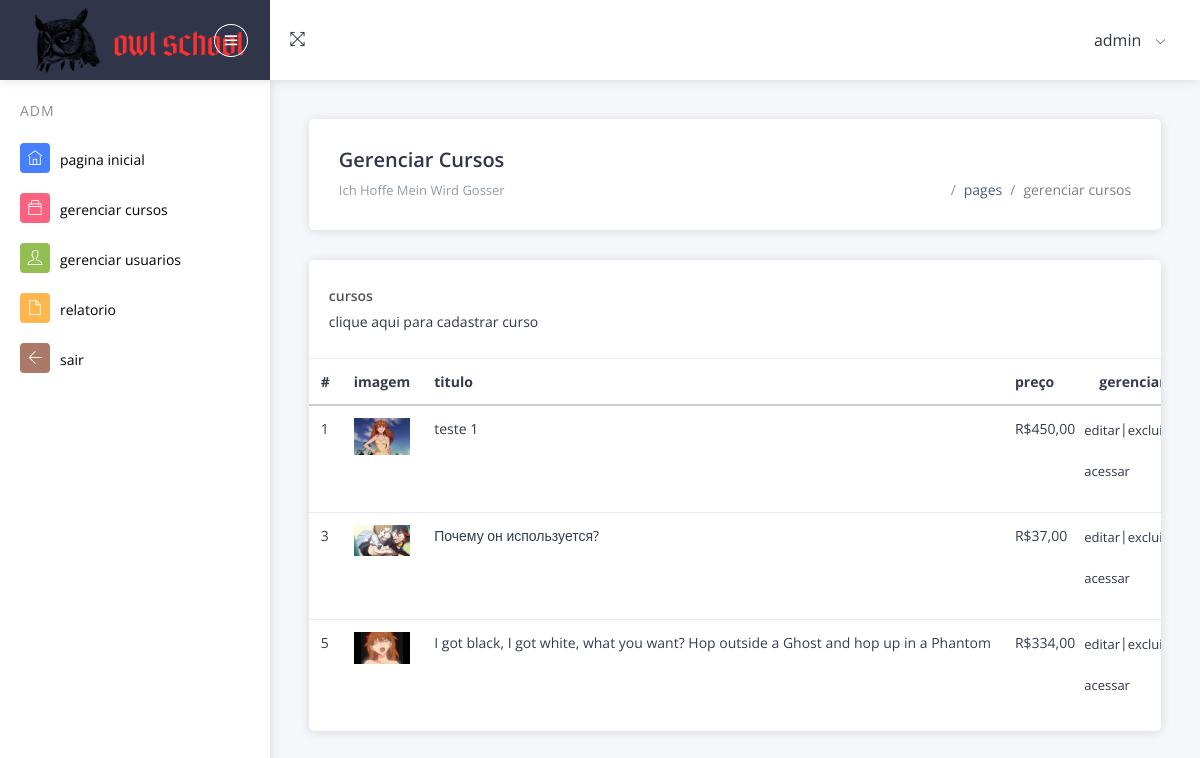
Page /index.php?p=gerenciar_cursos (signed in) on the committed database.
### tables this page shows
CREATE TABLE `users` (
  `id` int(11) NOT NULL,
  `nome` varchar(100) NOT NULL,
  `senha` varchar(256) NOT NULL,
  `data_cadastro` datetime NOT NULL,
  `creditos` decimal(10,2) DEFAULT 0.00,
  `admin` tinyint(1) DEFAULT NULL,
  `email` varchar(200) NOT NULL
);

CREATE TABLE `cursos` (
  `id` int(11) NOT NULL,
  `titulo` varchar(100) NOT NULL,
  `subtitulo` varchar(100) NOT NULL,
  `conteudo` longtext NOT NULL,
  `data_cadastro` datetime NOT NULL,
  `preco` decimal(10,2) NOT NULL,
  `imagem` varchar(140) NOT NULL
);

### pages/gerenciar_cursos.php (the view, shortened to what this page needs)
<?php
include('lib/connection.php');
try {
    $stmt = $conn->prepare("SELECT * FROM cursos");
    $stmt->execute();
    $result = $stmt->fetchAll(PDO::FETCH_ASSOC);
} catch(PDOException $e) {
    exit("Erro na conexão: " . $e->getMessage());
}
?>
<div class="page-header card">
    <div class="row align-items-end">
        <div class="col-lg-8">
           <div class="page-header-title">
                <div class="d-inline">
                    <h4>gerenciar cursos</h4>
                    <span>ich hoffe mein wird gosser</span>
                </div>
           </div>
        </div>
        <div class="col-lg-4">
            <div class="page-header-breadcrumb">
                <ul class="breadcrumb-title">
                    <li class="breadcrumb-item">
                        <a href="index.html">
                            <i class="icofont icofont-home"></i>
                        </a>
                    </li>
                    <li class="breadcrumb-item"><a href="#!">pages</a></li>
                    <li class="breadcrumb-item"><a href="#!">gerenciar cursos</a></li>
                </ul>
            </div>
        </div>
    </div>
</div>
<div class="page-body">
   <div class="row">
       <div class="col-sm-12">
          <div class="card">
          <div class="card-header">
            <h5>cursos</h5>
            <span><a href="index.php?p=cadastrar_curso">clique aqui para cadastrar curso</a></span>
          </div>
            <div class="card-block table-border-style">
                <div class="table-responsive">
                    <table class="table">
                        <thead>
                            <tr>
                                <th>#</th>
                                <th>imagem</th>
                                <th>titulo</th>
                                <th>preço</th>
                                <th>gerenciar</th>
                            </tr>
                        </thead>
                        <tbody>
    <?php if (empty($result)) { ?>
        <tr>
            <td colspan="5">Nenhum curso foi cadastrado</td>
        </tr>
    <?php } else {
        foreach ($result as $row) {
    ?>
        <tr>
            <td><?php echo $row['id']; ?></td>
            <td>
                <img class="img-fluid" style="width:200px" src="<?php echo $row['imagem']; ?>">
            </td>
            <td><?php echo $row['titulo']; ?></td>
            <td>R$<?php echo number_format($row['preco'], 2, ',', '.'); ?></td>
            <td>
                <div class="row">
                    <a href="index.php?p=editar_curso&id=<?php echo $row['id']; ?>">
                        <p>editar </p>
                    </a>   |
                    <a href="index.php?p=excluir_curso&id=<?php echo $row['id']; ?>">
                        <p> excluir</p>
                    </a>   |
                    <a href="index.php?p=assistir_adm&id=<?php echo $row['id']; ?>">
                        <p> acessar</p>
                    </a>
                </div>
            </td>
        </tr>
    <?php
        }
    }
    ?>
                        </tbody>
                    </table>
                </div>
            </div>
          </div>
       </div>
   </div>
</div>

### index.php (shortened to what this page needs)
<?php
    include('lib/connection.php');
    $pagina = "inicial.php";
    if(isset($_GET['p'])){
        $pagina = $_GET['p'].".php";
    }
    $id_usuario = $_SESSION['user'];
try {
    $cadastrados = $conn->prepare("SELECT * FROM `users` WHERE id = :id_usuario");
    $cadastrados->bindParam(':id_usuario', $id_usuario);
    $cadastrados->execute();
    $user = $cadastrados->fetch(PDO::FETCH_ASSOC);
} catch (PDOException $e) {
    echo "Error: " . $e->getMessage();
}
?>
<!DOCTYPE html>
<html lang="en">
<head>
    <link rel="stylesheet" type="text/css" href="assets/css/bootstrap/css/bootstrap.min.css">
    <link rel="stylesheet" type="text/css" href="assets/icon/themify-icons/themify-icons.css">
    <link rel="stylesheet" type="text/css" href="assets/icon/icofont/css/icofont.css">
    <link rel="stylesheet" type="text/css" href="assets/css/style.css">
    <link rel="stylesheet" type="text/css" href="assets/css/style2.css">
    <link rel="stylesheet" type="text/css" href="assets/css/style3.css">
    <link rel="stylesheet" type="text/css" href="assets/css/jquery.mCustomScrollbar.css">
</head>
<body>
    <div id="pcoded" class="pcoded">
        <div class="pcoded-container navbar-wrapper">
            <nav class="navbar header-navbar pcoded-header">
                <div class="navbar-wrapper">
                    <div class="navbar-logo">
                        <a class="mobile-menu" id="mobile-collapse" href="#!">
                            <i class="ti-menu"></i>
                        </a>
                        <a href="index.php">
                            <img class="img-fluid" src="assets/images/logo2.png" alt="Theme-Logo" />
                        </a>
                    </div>
                    <div class="navbar-container container-fluid">
                        <ul class="nav-left">
                            <li>
                                <a href="#!" onclick="javascript:toggleFullScreen()">
                                    <i class="ti-fullscreen"></i>
                                </a>
                            </li>
                        </ul>
                        <ul class="nav-right">
                            <li class="user-profile header-notification">
                                <a href="#!">
                                    <span><?php echo $user['nome']; ?></span>
                                    <i class="ti-angle-down"></i>
                                </a>
                            </li>
                        </ul>
                    </div>
                </div>
            </nav>
            <div class="pcoded-main-container">
                <div class="pcoded-wrapper">
                    <nav class="pcoded-navbar">
                        <div class="pcoded-inner-navbar main-menu">
                        <?php if(!isset($_SESSION['admin']) || $_SESSION['admin'] == 0){ ?>
                            <div class="pcoded-navigatio-lavel" data-i18n="nav.category.navigation">Layout</div>
                            <ul class="pcoded-item pcoded-left-item">
                                <li class="">
                                    <a href="index.php">
                                        <span class="pcoded-micon"><i class="ti-home"></i><b>D</b></span>
                                        <span class="pcoded-mtext" data-i18n="nav.dash.main">pagina inicial</span>
                                        <span class="pcoded-mcaret"></span>
                                    </a>
                                </li>
                                <li class="">
                                    <a href="index.php?p=loja_cursos">
                                        <span class="pcoded-micon"><i class="ti-bag"></i><b>D</b></span>
                                        <span class="pcoded-mtext" data-i18n="nav.dash.main">loja de cursos</span>
                                        <span class="pcoded-mcaret"></span>
                                    </a>
                                </li>
                                <li class="">
                                    <a href="index.php?p=meus_cursos">
                                        <span class="pcoded-micon"><i class="ti-control-play"></i><b>D</b></span>
                                        <span class="pcoded-mtext" data-i18n="nav.dash.main">meus cursos</span>
                                        <span class="pcoded-mcaret"></span>
                                    </a>
                                </li>
                                <li class="">
                                    <a href="logout.php">
                                        <span class="pcoded-micon"><i class="ti-arrow-left"></i><b>D</b></span>
                                        <span class="pcoded-mtext" data-i18n="nav.dash.main">sair</span>
                                        <span class="pcoded-mcaret"></span>
                                    </a>
                                </li>
                            </ul>
                            <?php } else { ?>
                            <div class="pcoded-navigatio-lavel" data-i18n="nav.category.navigation">ADM</div>
                            <ul class="pcoded-item pcoded-left-item">
                                <li class="">
                                    <a href="index.php">
                                        <span class="pcoded-micon"><i class="ti-home"></i><b>D</b></span>
                                        <span class="pcoded-mtext" data-i18n="nav.dash.main">pagina inicial</span>
                                    </a>
                                </li>
                                <li class="">
                                    <a href="index.php?p=gerenciar_cursos">
                                        <span class="pcoded-micon"><i class="ti-bag"></i><b>D</b></span>
                                        <span class="pcoded-mtext" data-i18n="nav.dash.main">gerenciar cursos</span>
                                    </a>
                                </li>
                                <li class="">
                                    <a href="index.php?p=gerenciar_usuarios">
                                        <span class="pcoded-micon"><i class="ti-user"></i><b>D</b></span>
                                        <span class="pcoded-mtext" data-i18n="nav.dash.main">gerenciar usuarios</span>
                                    </a>
                                </li>
                                <li class="">
                                    <a href="index.php?p=relatorio">
                                        <span class="pcoded-micon"><i class="ti-file"></i><b>D</b></span>
                                        <span class="pcoded-mtext" data-i18n="nav.dash.main">relatorio</span>
                                    </a>
                                </li>
                                <li class="">
                                    <a href="logout.php">
                                        <span class="pcoded-micon"><i class="ti-arrow-left"></i><b>D</b></span>
                                        <span class="pcoded-mtext" data-i18n="nav.dash.main">sair</span>
                                    </a>
                                </li>
                            </ul>
                            <?php } ?>
                        </div>
                    </nav>
                    <div class="pcoded-content">
                        <div class="pcoded-inner-content">
                            <div class="main-body">
                                <div class="page-wrapper">
                                    <?php include('pages/'.$pagina) ?>
                                </div>
                            </div>
                        </div>
                    </div>
                </div>
            </div>
        </div>
    </div>
</body>
</html>

### rows in the picture
users: nome "admin"
cursos: id "1", imagem (picture), titulo "teste 1", preco "450,00"
cursos: id "3", imagem (picture), titulo "Почему он используется?", preco "37,00"
cursos: id "5", imagem (picture), titulo "I got black, I got white, what you want? Hop outside a Ghost and hop up in a Phantom", preco "334,00"
